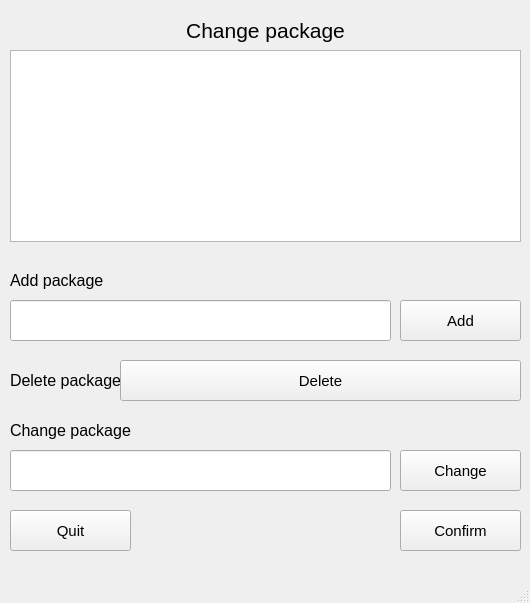
<?xml version="1.0" encoding="UTF-8"?>
<ui version="4.0">
 <class>Change_packages</class>
 <widget class="QMainWindow" name="Change_packages">
  <property name="geometry">
   <rect>
    <x>0</x>
    <y>0</y>
    <width>530</width>
    <height>603</height>
   </rect>
  </property>
  <property name="windowTitle">
   <string>MainWindow</string>
  </property>
  <widget class="QWidget" name="centralwidget">
   <widget class="QLabel" name="label_2">
    <property name="geometry">
     <rect>
      <x>10</x>
      <y>10</y>
      <width>511</width>
      <height>41</height>
     </rect>
    </property>
    <property name="text">
     <string>&lt;html&gt;&lt;head/&gt;&lt;body&gt;&lt;p align=&quot;center&quot;&gt;&lt;span style=&quot; font-size:16pt;&quot;&gt;Change package&lt;/span&gt;&lt;/p&gt;&lt;/body&gt;&lt;/html&gt;</string>
    </property>
   </widget>
   <widget class="QPushButton" name="Autorisation_button_5">
    <property name="geometry">
     <rect>
      <x>400</x>
      <y>510</y>
      <width>121</width>
      <height>41</height>
     </rect>
    </property>
    <property name="font">
     <font>
      <family>Arial</family>
      <pointsize>11</pointsize>
     </font>
    </property>
    <property name="text">
     <string>Confirm</string>
    </property>
   </widget>
   <widget class="QLabel" name="label_5">
    <property name="geometry">
     <rect>
      <x>10</x>
      <y>410</y>
      <width>511</width>
      <height>41</height>
     </rect>
    </property>
    <property name="text">
     <string>&lt;html&gt;&lt;head/&gt;&lt;body&gt;&lt;p&gt;&lt;span style=&quot; font-size:12pt;&quot;&gt;Change package&lt;/span&gt;&lt;/p&gt;&lt;/body&gt;&lt;/html&gt;</string>
    </property>
   </widget>
   <widget class="QPushButton" name="Autorisation_button">
    <property name="geometry">
     <rect>
      <x>400</x>
      <y>300</y>
      <width>121</width>
      <height>41</height>
     </rect>
    </property>
    <property name="font">
     <font>
      <family>Arial</family>
      <pointsize>11</pointsize>
     </font>
    </property>
    <property name="text">
     <string>Add</string>
    </property>
   </widget>
   <widget class="QLabel" name="label_4">
    <property name="geometry">
     <rect>
      <x>10</x>
      <y>360</y>
      <width>171</width>
      <height>41</height>
     </rect>
    </property>
    <property name="text">
     <string>&lt;html&gt;&lt;head/&gt;&lt;body&gt;&lt;p&gt;&lt;span style=&quot; font-size:12pt;&quot;&gt;Delete package&lt;/span&gt;&lt;/p&gt;&lt;/body&gt;&lt;/html&gt;</string>
    </property>
   </widget>
   <widget class="QPushButton" name="Autorisation_button_3">
    <property name="geometry">
     <rect>
      <x>400</x>
      <y>450</y>
      <width>121</width>
      <height>41</height>
     </rect>
    </property>
    <property name="font">
     <font>
      <family>Arial</family>
      <pointsize>11</pointsize>
     </font>
    </property>
    <property name="text">
     <string>Change</string>
    </property>
   </widget>
   <widget class="QLineEdit" name="lineEdit_2">
    <property name="geometry">
     <rect>
      <x>10</x>
      <y>450</y>
      <width>381</width>
      <height>41</height>
     </rect>
    </property>
   </widget>
   <widget class="QPushButton" name="Autorisation_button_4">
    <property name="geometry">
     <rect>
      <x>10</x>
      <y>510</y>
      <width>121</width>
      <height>41</height>
     </rect>
    </property>
    <property name="font">
     <font>
      <family>Arial</family>
      <pointsize>11</pointsize>
     </font>
    </property>
    <property name="text">
     <string>Quit</string>
    </property>
   </widget>
   <widget class="QPushButton" name="Autorisation_button_2">
    <property name="geometry">
     <rect>
      <x>120</x>
      <y>360</y>
      <width>401</width>
      <height>41</height>
     </rect>
    </property>
    <property name="font">
     <font>
      <family>Arial</family>
      <pointsize>11</pointsize>
     </font>
    </property>
    <property name="text">
     <string>Delete</string>
    </property>
   </widget>
   <widget class="QLineEdit" name="lineEdit">
    <property name="geometry">
     <rect>
      <x>10</x>
      <y>300</y>
      <width>381</width>
      <height>41</height>
     </rect>
    </property>
   </widget>
   <widget class="QLabel" name="label_3">
    <property name="geometry">
     <rect>
      <x>10</x>
      <y>260</y>
      <width>511</width>
      <height>41</height>
     </rect>
    </property>
    <property name="text">
     <string>&lt;html&gt;&lt;head/&gt;&lt;body&gt;&lt;p&gt;&lt;span style=&quot; font-size:12pt;&quot;&gt;Add package&lt;/span&gt;&lt;/p&gt;&lt;/body&gt;&lt;/html&gt;</string>
    </property>
   </widget>
   <widget class="QTableView" name="tableView">
    <property name="geometry">
     <rect>
      <x>10</x>
      <y>50</y>
      <width>511</width>
      <height>192</height>
     </rect>
    </property>
   </widget>
  </widget>
  <widget class="QMenuBar" name="menubar">
   <property name="geometry">
    <rect>
     <x>0</x>
     <y>0</y>
     <width>530</width>
     <height>22</height>
    </rect>
   </property>
  </widget>
  <widget class="QStatusBar" name="statusbar"/>
 </widget>
 <resources/>
 <connections/>
</ui>
